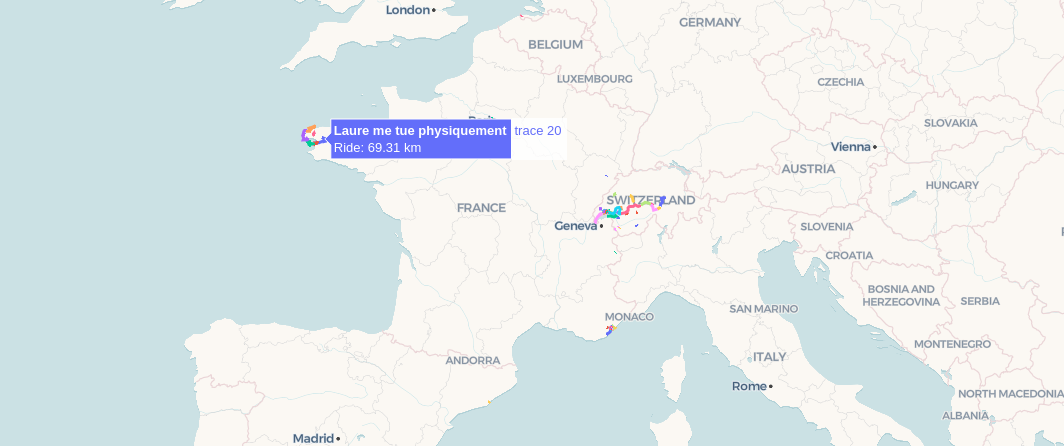

This figure's Python source:
#!/usr/bin/env python
import numpy as np
import polyline
import pandas as pd
from matplotlib import pyplot as plt
from plotly import graph_objects as go

activities = pd.read_csv("activities.csv")
activities.distance /= 1000
fig = go.Figure()

hovertemplate = (
"""<b>{name}</b>
{type}: {distance:.2f} km
""").replace("\n", "<br>")

for i, activity in activities.iterrows():

    lat, lon = np.array(polyline.decode(activity["itinerary"])).T

    fig.add_trace(go.Scattermap(
        lat=lat,
        lon=lon,
        mode="lines",
        line=dict(width=3),
        hovertemplate=hovertemplate.format(**activity)
    ))

# fig.update_layout(map_style="open-street-map")
fig.update_layout(map_style=None)
fig.write_html("plotly.html")
